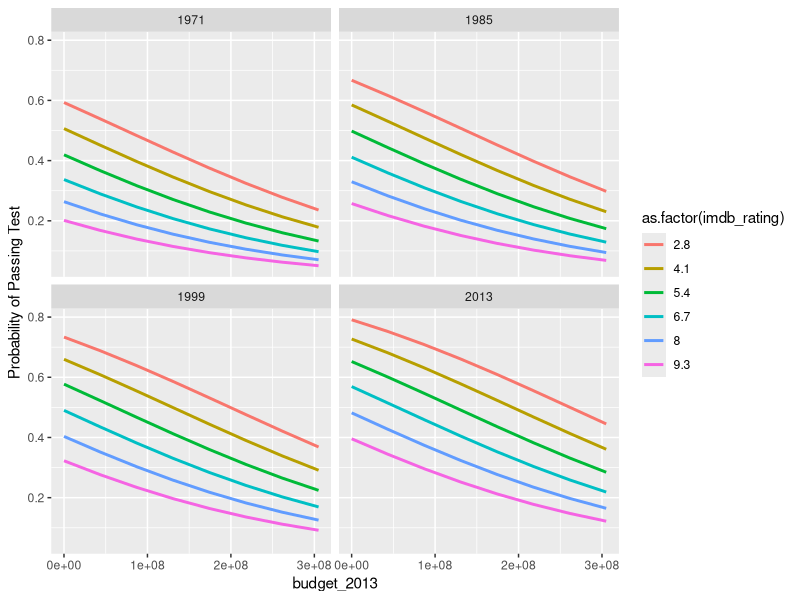
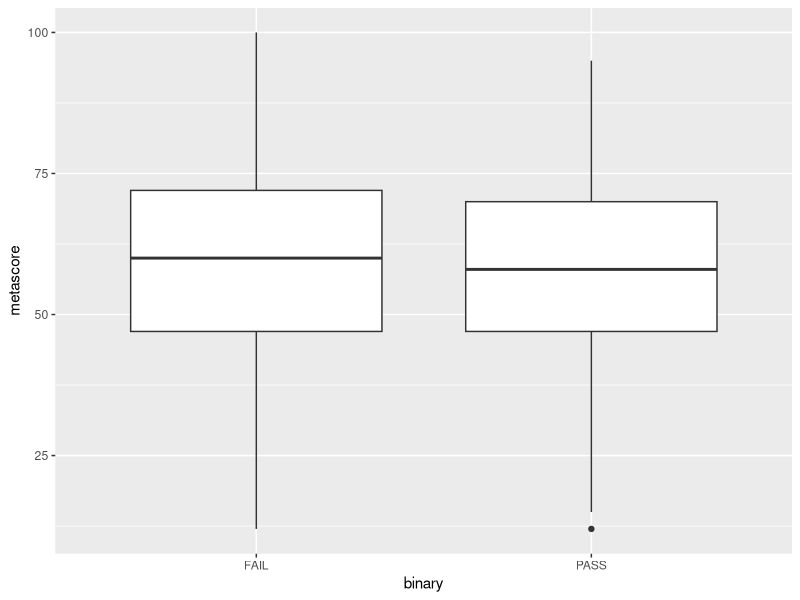
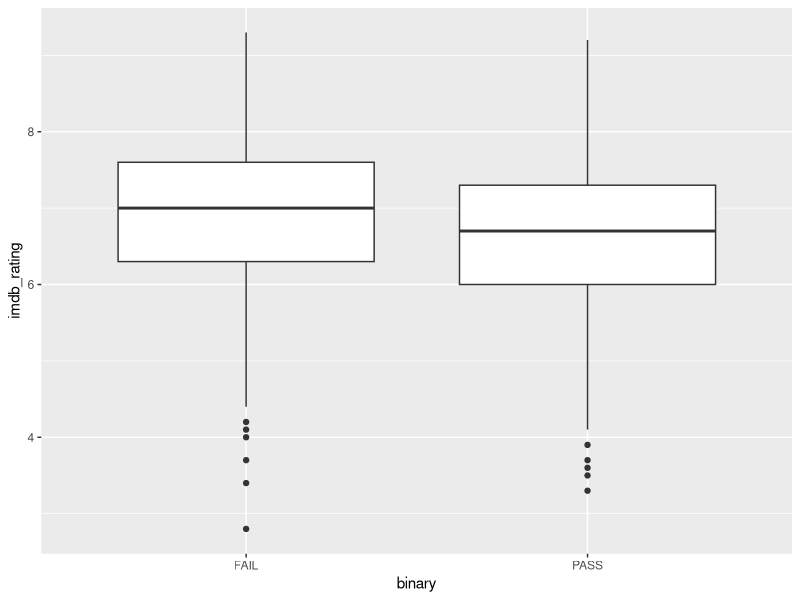
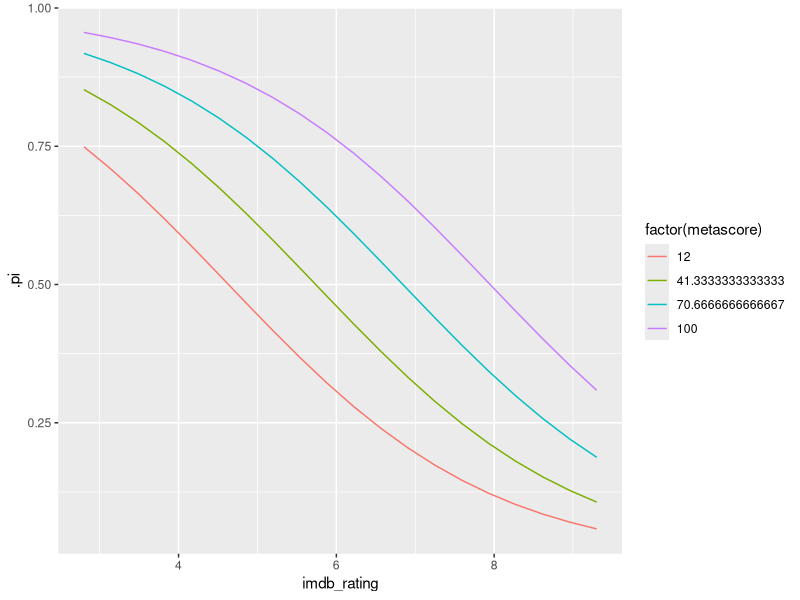

The R script that drew these images, in order:
## ---- chunk 1
library(tidyverse)
library(broom)
movies2 <- read_csv("data/movies_sentiment.csv")
movies2 |> as_tibble() 
## ---- chunk 2
movies2 <- movies2 %>% mutate(binary_0 = ifelse(binary == "PASS", 1, 0))

mod_year <- glm(binary_0 ~ budget_2013 +
                  year + 
                  imdb_rating,
                data = movies2, family = "binomial") 
summary(mod_year) 
## ---- chunk 3
library(modelr)
grid <- movies2 |>
  data_grid(
    year = seq_range(year, n = 4),
    binary_0 = c(0, 1),
    imdb_rating = seq_range(imdb_rating, n = 6),
    budget_2013 = seq_range(budget_2013, n = 8)
    )


aug_year <- augment(mod_year, newdata = grid, se_fit = TRUE)
aug_year <- aug_year |> mutate(.pi = exp(.fitted) / (1 + exp(.fitted)))


ggplot(data = aug_year, aes(x = budget_2013, y = .pi)) +
  geom_line(aes(color = as.factor(imdb_rating)), linewidth = 1) +
  facet_wrap(~ year) +
  labs(y = "Probability of Passing Test")
## ---- chunk 4
movies2 <- movies2 |> as_tibble()
ggplot(data = movies2, aes(x = binary, y = metascore)) +
  geom_boxplot()

ggplot(data = movies2, aes(x = binary, y = imdb_rating)) +
  geom_boxplot()

movies2 <- movies2 |> mutate(profit = parse_number(intgross_2013) - budget_2013)

mod <- glm(binary_0 ~ metascore + imdb_rating + year + profit, data = movies2,
    family = "binomial") 

library(modelr)
grid <- movies2 |>
  data_grid(
    year = median(movies2$year, na.rm = TRUE),
    profit = median(movies2$profit, na.rm = TRUE),
    imdb_rating = seq_range(imdb_rating, n = 20),
    metascore = seq_range(metascore, n = 4)
    )


aug_year <- augment(mod, newdata = grid, se_fit = TRUE)
aug_year <- aug_year |> mutate(.pi = exp(.fitted) / (1 + exp(.fitted)))

ggplot(data = aug_year, aes(x = imdb_rating, y = .pi)) +
  geom_line(aes(colour = factor(metascore)))

## in general, higher imdb_rating is associated with lower prob of passing
## but, higher metascore (critics) is associated with higher probability of passing
